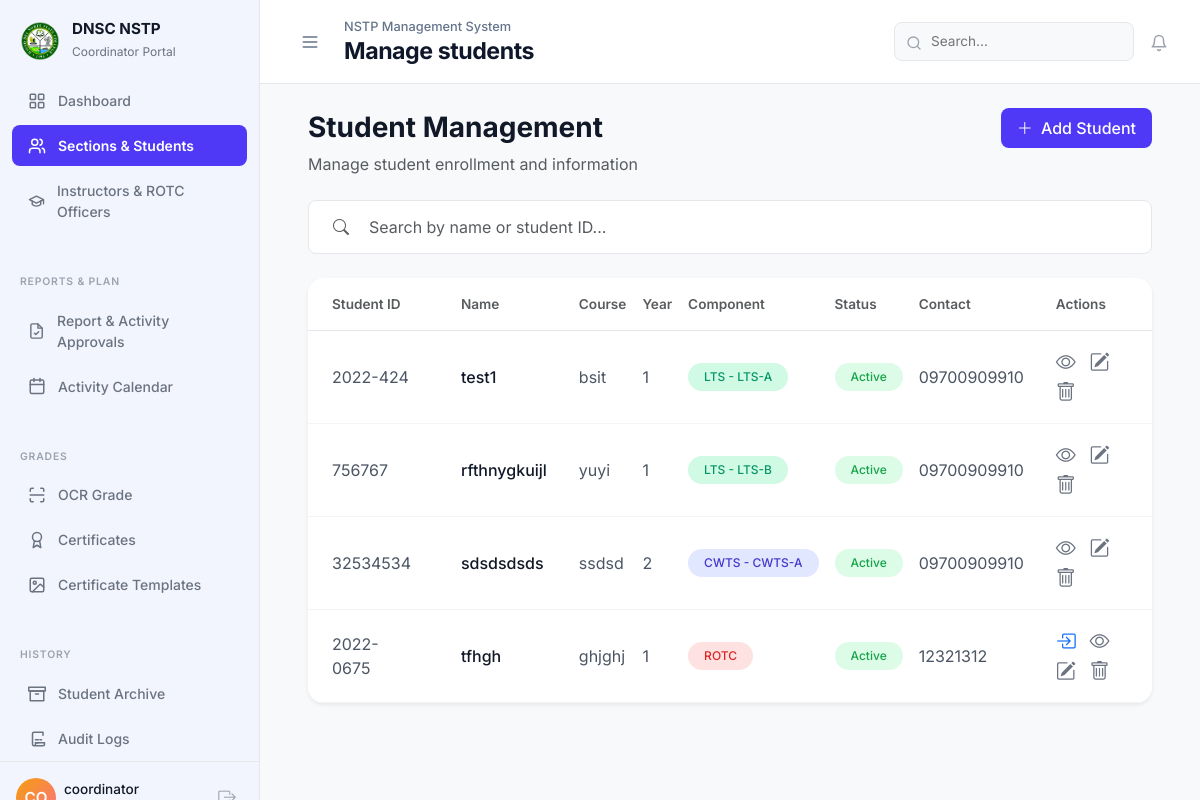
The app's page /admin/manage_students.php (signed in) with its own data.
### tables this page shows
CREATE TABLE `students` (
  `student_id` varchar(50) NOT NULL,
  `first_name` varchar(50) NOT NULL,
  `last_name` varchar(50) NOT NULL,
  `course` varchar(50) DEFAULT NULL,
  `year_level` int DEFAULT NULL,
  `component` enum('CWTS','LTS','ROTC') DEFAULT NULL,
  `enrollment_status` enum('Active','Completed','Dropped') DEFAULT 'Active',
  `date_of_birth` date DEFAULT NULL,
  `sex` enum('Male','Female') DEFAULT NULL,
  `contact_number` varchar(20) DEFAULT NULL,
  `email` varchar(100) DEFAULT NULL,
  `complete_address` text,
  `created_at` timestamp NULL DEFAULT CURRENT_TIMESTAMP,
  PRIMARY KEY (`student_id`)
);

CREATE TABLE `sections` (
  `id` int NOT NULL AUTO_INCREMENT,
  `component` enum('CWTS','LTS','ROTC') NOT NULL,
  `section_name` varchar(50) NOT NULL,
  `school_year` varchar(20) NOT NULL,
  `semester` enum('1st','2nd','Summer') NOT NULL,
  `instructor_id` int DEFAULT NULL,
  `created_at` timestamp NULL DEFAULT CURRENT_TIMESTAMP,
  PRIMARY KEY (`id`),
  KEY `instructor_id` (`instructor_id`),
  CONSTRAINT `sections_ibfk_1` FOREIGN KEY (`instructor_id`) REFERENCES `users` (`id`) ON DELETE SET NULL
);

### admin/controllers/ManageStudentsController.php (called while the page is built, shortened)
<?php
$stmt = $pdo->query("
    SELECT st.*, s.section_name
    FROM students st
    LEFT JOIN enrollments e ON st.student_id = e.student_id
    LEFT JOIN sections s ON e.section_id = s.id
    ORDER BY st.created_at DESC
");
$students = $stmt->fetchAll();

### admin/manage_students.php (the view, shortened to what this page needs)
<?php
require '../config/db.php';
require_once __DIR__ . '/controllers/ManageStudentsController.php';
?>
<div class="d-flex justify-content-between align-items-center mb-1">
    <h3 class="fw-bold mb-0" style="color: #111827;">Student Management</h3>
    <button type="button" class="btn btn-brand border-0" data-bs-toggle="modal" data-bs-target="#addStudentModal">
        <i class="bi bi-plus-lg me-1"></i> Add Student
    </button>
</div>
<p class="text-muted mb-4">Manage student enrollment and information</p>
<div class="search-bar-container p-2 mb-4 d-flex align-items-center">
    <i class="bi bi-search ms-3 text-muted"></i>
    <input type="text" class="form-control search-input ms-2" placeholder="Search by name or student ID...">
</div>
<div class="card border-0 shadow-sm rounded-4 overflow-hidden">
    <div class="table-responsive">
        <table class="table table-borderless align-middle mb-0">
            <thead style="background-color: #F9FAFB; border-bottom: 1px solid #E5E7EB;">
                <tr>
                    <th class="px-4 py-3 text-muted" style="font-weight: 600; font-size: 0.85rem;">Student ID</th>
                    <th class="px-4 py-3 text-muted" style="font-weight: 600; font-size: 0.85rem;">Name</th>
                    <th class="py-3 text-muted" style="font-weight: 600; font-size: 0.85rem;">Course</th>
                    <th class="py-3 text-muted" style="font-weight: 600; font-size: 0.85rem;">Year</th>
                    <th class="py-3 text-muted" style="font-weight: 600; font-size: 0.85rem;">Component</th>
                    <th class="py-3 text-muted" style="font-weight: 600; font-size: 0.85rem;">Status</th>
                    <th class="py-3 text-muted" style="font-weight: 600; font-size: 0.85rem;">Contact</th>
                    <th class="px-4 py-3 text-muted" style="font-weight: 600; font-size: 0.85rem;">Actions</th>
                </tr>
            </thead>
            <tbody>
                <?php if (count($students) > 0): ?>
                    <?php foreach ($students as $row): ?>
                        <tr style="border-bottom: 1px solid #F3F4F6;">
                            <td class="px-4 py-3" style="color: #4B5563;"><?= htmlspecialchars($row['student_id']) ?></td>
                            <td class="px-4 py-3 fw-medium" style="color: #111827;">
                                <?= htmlspecialchars($row['first_name'] . ' ' . $row['last_name']) ?></td>
                            <td class="py-3" style="color: #4B5563;"><?= htmlspecialchars($row['course'] ?? 'N/A') ?></td>
                            <td class="py-3" style="color: #4B5563;"><?= htmlspecialchars($row['year_level'] ?? 'N/A') ?>
                            </td>
                            <td class="py-3">
                                <?php if ($row['component'] === 'CWTS'): ?>
                                    <span class="badge rounded-pill badge-cwts px-3 py-2 fw-medium">CWTS<?= $row['section_name'] ? ' - '.htmlspecialchars($row['section_name']) : '' ?></span>
                                <?php elseif ($row['component'] === 'LTS'): ?>
                                    <span class="badge rounded-pill badge-lts px-3 py-2 fw-medium">LTS<?= $row['section_name'] ? ' - '.htmlspecialchars($row['section_name']) : '' ?></span>
                                <?php elseif ($row['component'] === 'ROTC'): ?>
                                    <span class="badge rounded-pill badge-rotc px-3 py-2 fw-medium">ROTC<?= $row['section_name'] ? ' - '.htmlspecialchars($row['section_name']) : '' ?></span>
                                <?php else: ?>
                                    <span class="badge rounded-pill px-3 py-2 fw-medium"
                                        style="background-color: #F3F4F6; color: #6B7280;">Unassigned</span>
                                <?php endif; ?>
                            </td>
                            <td class="py-3"><span
                                    class="badge rounded-pill badge-active px-3 py-2 fw-medium"><?= htmlspecialchars($row['enrollment_status'] ?? 'Active') ?></span>
                            </td>
                            <td class="py-3" style="color: #4B5563;">
                                <?= htmlspecialchars($row['contact_number'] ?? 'N/A') ?></td>
                            <td class="px-4 py-3 fs-5">
                                <?php if ($row['component'] && empty($row['section_name'])): ?>
                                    <i class="bi bi-box-arrow-in-right action-icon me-2 text-primary enroll-btn" title="Enroll in Section"
                                       data-bs-toggle="modal" data-bs-target="#enrollStudentModal"
                                       data-id="<?= htmlspecialchars($row['student_id'] ?? '') ?>"
                                       data-component="<?= htmlspecialchars($row['component'] ?? '') ?>"
                                       data-name="<?= htmlspecialchars(($row['first_name'] ?? '') . ' ' . ($row['last_name'] ?? '')) ?>"
                                    ></i>
                                <?php endif; ?>
                                <i class="bi bi-eye action-icon me-2 view-btn"
                                   data-bs-toggle="modal" data-bs-target="#viewStudentModal"
                                   data-id="<?= htmlspecialchars($row['student_id'] ?? '') ?>"
                                   data-name="<?= htmlspecialchars(($row['first_name'] ?? '') . ' ' . ($row['last_name'] ?? '')) ?>"
                                   data-course="<?= htmlspecialchars($row['course'] ?? '') ?>"
                                   data-year="<?= htmlspecialchars($row['year_level'] ?? '') ?>"
                                   data-component="<?= htmlspecialchars($row['component'] ?? 'Unassigned') ?>"
                                   data-status="<?= htmlspecialchars($row['enrollment_status'] ?? 'Active') ?>"
                                   data-contact="<?= htmlspecialchars($row['contact_number'] ?? '') ?>"
                                   data-email="<?= htmlspecialchars($row['email'] ?? '') ?>"
                                ></i>
                                <i class="bi bi-pencil-square action-icon me-2 edit-btn"
                                   data-bs-toggle="modal" data-bs-target="#editStudentModal"
                                   data-id="<?= htmlspecialchars($row['student_id'] ?? '') ?>"
                                   data-fname="<?= htmlspecialchars($row['first_name'] ?? '') ?>"
                                   data-lname="<?= htmlspecialchars($row['last_name'] ?? '') ?>"
                                   data-course="<?= htmlspecialchars($row['course'] ?? '') ?>"
                                   data-year="<?= htmlspecialchars($row['year_level'] ?? '') ?>"
                                   data-contact="<?= htmlspecialchars($row['contact_number'] ?? '') ?>"
                                   data-email="<?= htmlspecialchars($row['email'] ?? '') ?>"
                                ></i>
                                <i class="bi bi-trash action-icon delete delete-btn"
                                   data-bs-toggle="modal" data-bs-target="#deleteStudentModal"
                                   data-id="<?= htmlspecialchars($row['student_id'] ?? '') ?>"
                                   data-name="<?= htmlspecialchars(($row['first_name'] ?? '') . ' ' . ($row['last_name'] ?? '')) ?>"
                                ></i>
                            </td>
                        </tr>
                    <?php endforeach; ?>
                <?php else: ?>
                    <tr>
                        <td colspan="8" class="text-center text-muted py-5">No student records found.</td>
                    </tr>
                <?php endif; ?>
            </tbody>
        </table>
    </div>
</div>
<?php
require '../includes/layout.php';

### assets/css/style.css (style rules this page uses)
:root { --primary-bg: #f2f5fe; --primary-accent: #4f39f6; --primary-accent-light: rgba(79, 57, 246, 0.08); --primary-active: #4f39f6; --text-sidebar: #6B7280; --text-sidebar-active: #FFFFFF; --bg-light: #F8F9FB; --border-color: #E5E7EB; --text-dark: #111827; --text-muted: #6B7280; --text-secondary: #9CA3AF; --instructor-accent: #0D9488; --instructor-active: #0D9488; --rotc-sidebar-bg: #1F2937; --rotc-accent: #F59E0B; --rotc-active: #F59E0B; --icon-coral: #F87171; --icon-green: #10B981; --icon-red: #EF4444; --icon-indigo: #6366F1; --icon-orange: #F97316; --icon-purple: #8B5CF6; --icon-blue: #3B82F6; --icon-teal: #14B8A6; }
* { box-sizing: border-box; }
body { background-color: var(--bg-light); font-family: 'Inter', -apple-system, BlinkMacSystemFont, sans-serif; color: var(--text-dark); margin: 0; }
.card, .dash-panel { border: 1px solid var(--border-color); border-radius: 12px; box-shadow: 0 1px 3px rgba(0,0,0,0.04); background-color: #fff; padding: 24px; }
.card { padding: 0; }

### assets/css/pages/admin/manage-students.css (style rules this page uses)
.btn-brand { background-color: var(--primary-active, #4A46D6); color: white; font-weight: 500; border-radius: 8px; padding: 8px 16px; }
.search-bar-container { border: 1px solid #E5E7EB; border-radius: 8px; background-color: #fff; }
.search-input { border: none; box-shadow: none; }
.badge-cwts { background-color: #E0E7FF; color: #4338CA; }
.badge-lts { background-color: #D1FAE5; color: #059669; }
.badge-rotc { background-color: #FEE2E2; color: #DC2626; }
.badge-active { background-color: #DCFCE7; color: #16A34A; }
.action-icon { cursor: pointer; color: #6B7280; transition: 0.2s; }

### records on screen
students: student_id "2022-424", first_name+last_name "test1", course "bsit", year_level "1", sections.section_name "LTS-A", enrollment_status "Active", contact_number "09700909910"
students: student_id "756767", first_name+last_name "rfthnygkuijl", course "yuyi", year_level "1", sections.section_name "LTS-B", enrollment_status "Active", contact_number "09700909910"
students: student_id "32534534", first_name+last_name "sdsdsdsds", course "ssdsd", year_level "2", sections.section_name "CWTS-A", enrollment_status "Active", contact_number "09700909910"
students: student_id "2022-0675", first_name+last_name "tfhgh", course "ghjghj", year_level "1", component "ROTC", enrollment_status "Active", contact_number "12321312"

### other values on screen
$fullName "coordinator"
$semester_label "NSTP Management System"
$topbar_title "Manage students"
